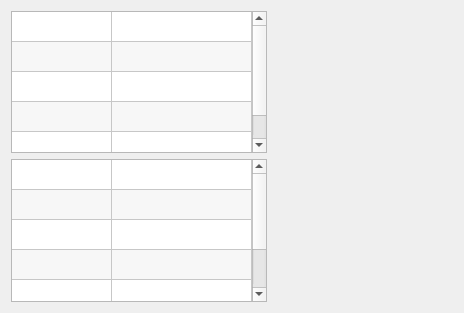
<?xml version="1.0" encoding="UTF-8"?>
<ui version="4.0">
 <class>Info</class>
 <widget class="QWidget" name="Info">
  <property name="geometry">
   <rect>
    <x>0</x>
    <y>0</y>
    <width>464</width>
    <height>313</height>
   </rect>
  </property>
  <property name="windowTitle">
   <string>Form</string>
  </property>
  <layout class="QGridLayout" name="gridLayout">
   <item row="2" column="0">
    <spacer name="verticalSpacer">
     <property name="orientation">
      <enum>Qt::Vertical</enum>
     </property>
     <property name="sizeHint" stdset="0">
      <size>
       <width>20</width>
       <height>40</height>
      </size>
     </property>
    </spacer>
   </item>
   <item row="0" column="1">
    <widget class="QLabel" name="label">
     <property name="maximumSize">
      <size>
       <width>160</width>
       <height>160</height>
      </size>
     </property>
     <property name="text">
      <string/>
     </property>
     <property name="pixmap">
      <pixmap resource="../../../res/res.qrc">:/res/image/t4/mrx-t4.png</pixmap>
     </property>
     <property name="scaledContents">
      <bool>true</bool>
     </property>
     <property name="alignment">
      <set>Qt::AlignLeading|Qt::AlignLeft|Qt::AlignTop</set>
     </property>
    </widget>
   </item>
   <item row="0" column="0">
    <widget class="QTableWidget" name="tableWidget">
     <property name="editTriggers">
      <set>QAbstractItemView::NoEditTriggers</set>
     </property>
     <property name="alternatingRowColors">
      <bool>true</bool>
     </property>
     <property name="rowCount">
      <number>5</number>
     </property>
     <property name="columnCount">
      <number>2</number>
     </property>
     <attribute name="horizontalHeaderVisible">
      <bool>false</bool>
     </attribute>
     <attribute name="horizontalHeaderHighlightSections">
      <bool>false</bool>
     </attribute>
     <attribute name="horizontalHeaderStretchLastSection">
      <bool>true</bool>
     </attribute>
     <attribute name="verticalHeaderVisible">
      <bool>false</bool>
     </attribute>
     <attribute name="verticalHeaderStretchLastSection">
      <bool>false</bool>
     </attribute>
     <row/>
     <row/>
     <row/>
     <row/>
     <row/>
     <column/>
     <column/>
    </widget>
   </item>
   <item row="0" column="2">
    <spacer name="horizontalSpacer">
     <property name="orientation">
      <enum>Qt::Horizontal</enum>
     </property>
     <property name="sizeHint" stdset="0">
      <size>
       <width>40</width>
       <height>20</height>
      </size>
     </property>
    </spacer>
   </item>
   <item row="1" column="0">
    <widget class="QTableWidget" name="tableWidget2">
     <property name="editTriggers">
      <set>QAbstractItemView::NoEditTriggers</set>
     </property>
     <property name="alternatingRowColors">
      <bool>true</bool>
     </property>
     <property name="showGrid">
      <bool>true</bool>
     </property>
     <property name="cornerButtonEnabled">
      <bool>true</bool>
     </property>
     <property name="rowCount">
      <number>6</number>
     </property>
     <property name="columnCount">
      <number>2</number>
     </property>
     <attribute name="horizontalHeaderVisible">
      <bool>false</bool>
     </attribute>
     <attribute name="horizontalHeaderStretchLastSection">
      <bool>true</bool>
     </attribute>
     <attribute name="verticalHeaderVisible">
      <bool>false</bool>
     </attribute>
     <attribute name="verticalHeaderHighlightSections">
      <bool>true</bool>
     </attribute>
     <attribute name="verticalHeaderStretchLastSection">
      <bool>false</bool>
     </attribute>
     <row/>
     <row/>
     <row/>
     <row/>
     <row/>
     <row/>
     <column/>
     <column/>
    </widget>
   </item>
  </layout>
 </widget>
 <resources>
  <include location="../../../res/res.qrc"/>
 </resources>
 <connections/>
</ui>
